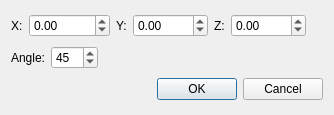
<?xml version="1.0" encoding="UTF-8"?>
<ui version="4.0">
 <class>DialogRotate</class>
 <widget class="QDialog" name="DialogRotate">
  <property name="geometry">
   <rect>
    <x>0</x>
    <y>0</y>
    <width>334</width>
    <height>115</height>
   </rect>
  </property>
  <property name="windowTitle">
   <string>Dialog</string>
  </property>
  <layout class="QVBoxLayout" name="verticalLayout">
   <item>
    <layout class="QHBoxLayout" name="horizontalLayout">
     <item>
      <widget class="QLabel" name="label">
       <property name="text">
        <string>X:</string>
       </property>
      </widget>
     </item>
     <item>
      <widget class="QDoubleSpinBox" name="doubleSpinBox_X">
       <property name="minimum">
        <double>-99999.990000000005239</double>
       </property>
       <property name="maximum">
        <double>99999.990000000005239</double>
       </property>
       <property name="singleStep">
        <double>0.500000000000000</double>
       </property>
       <property name="value">
        <double>0.000000000000000</double>
       </property>
      </widget>
     </item>
     <item>
      <widget class="QLabel" name="label_2">
       <property name="text">
        <string>Y:</string>
       </property>
      </widget>
     </item>
     <item>
      <widget class="QDoubleSpinBox" name="doubleSpinBox_Y">
       <property name="minimum">
        <double>-9999.989999999999782</double>
       </property>
       <property name="maximum">
        <double>9999.989999999999782</double>
       </property>
       <property name="singleStep">
        <double>0.500000000000000</double>
       </property>
      </widget>
     </item>
     <item>
      <widget class="QLabel" name="label_3">
       <property name="text">
        <string>Z:</string>
       </property>
      </widget>
     </item>
     <item>
      <widget class="QDoubleSpinBox" name="doubleSpinBox_Z">
       <property name="minimum">
        <double>-9999.989999999999782</double>
       </property>
       <property name="maximum">
        <double>9999.989999999999782</double>
       </property>
       <property name="singleStep">
        <double>0.500000000000000</double>
       </property>
      </widget>
     </item>
     <item>
      <spacer name="horizontalSpacer_2">
       <property name="orientation">
        <enum>Qt::Horizontal</enum>
       </property>
       <property name="sizeHint" stdset="0">
        <size>
         <width>40</width>
         <height>20</height>
        </size>
       </property>
      </spacer>
     </item>
    </layout>
   </item>
   <item>
    <layout class="QHBoxLayout" name="horizontalLayout_2">
     <item>
      <widget class="QLabel" name="label_4">
       <property name="text">
        <string>Angle:</string>
       </property>
      </widget>
     </item>
     <item>
      <widget class="QSpinBox" name="spinBox_Angle">
       <property name="maximum">
        <number>360</number>
       </property>
       <property name="value">
        <number>45</number>
       </property>
      </widget>
     </item>
     <item>
      <spacer name="horizontalSpacer">
       <property name="orientation">
        <enum>Qt::Horizontal</enum>
       </property>
       <property name="sizeHint" stdset="0">
        <size>
         <width>40</width>
         <height>20</height>
        </size>
       </property>
      </spacer>
     </item>
    </layout>
   </item>
   <item>
    <widget class="QDialogButtonBox" name="buttonBox">
     <property name="orientation">
      <enum>Qt::Horizontal</enum>
     </property>
     <property name="standardButtons">
      <set>QDialogButtonBox::Cancel|QDialogButtonBox::Ok</set>
     </property>
    </widget>
   </item>
  </layout>
 </widget>
 <resources/>
 <connections>
  <connection>
   <sender>buttonBox</sender>
   <signal>accepted()</signal>
   <receiver>DialogRotate</receiver>
   <slot>accept()</slot>
   <hints>
    <hint type="sourcelabel">
     <x>248</x>
     <y>254</y>
    </hint>
    <hint type="destinationlabel">
     <x>157</x>
     <y>274</y>
    </hint>
   </hints>
  </connection>
  <connection>
   <sender>buttonBox</sender>
   <signal>rejected()</signal>
   <receiver>DialogRotate</receiver>
   <slot>reject()</slot>
   <hints>
    <hint type="sourcelabel">
     <x>316</x>
     <y>260</y>
    </hint>
    <hint type="destinationlabel">
     <x>286</x>
     <y>274</y>
    </hint>
   </hints>
  </connection>
 </connections>
</ui>
